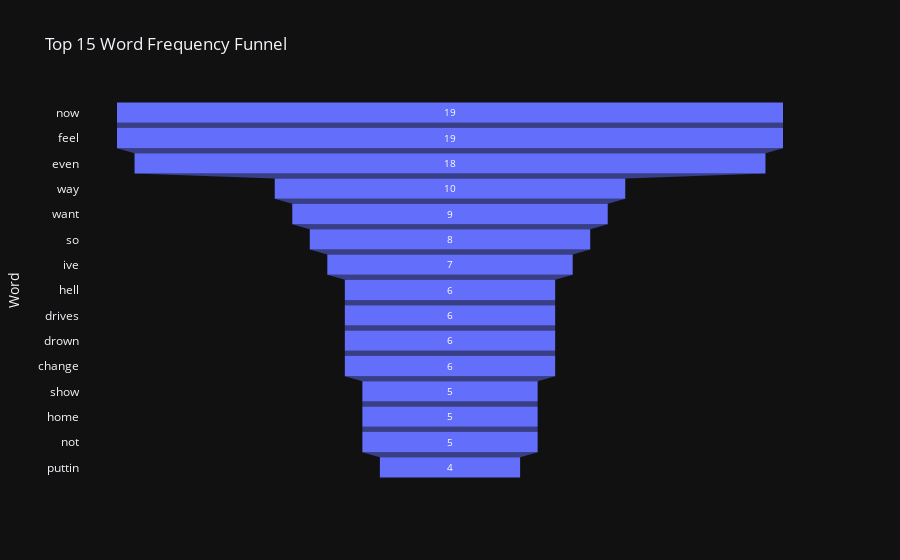

Notebook code cell kept with this figure:
### Markdown cell above
### Rawfear Funnel Chart

### Code cell
df_counts = pd.DataFrame(counts.most_common(15), columns=['Word', 'Count'])

fig = px.funnel(df_counts, x='Count', y='Word',
                title='Top 15 Word Frequency Funnel',
                color_discrete_sequence=['#636EFA'])
fig.show()

### Figure 1 — Plotly figure (JSON) as saved in the notebook; plotly's stock layout.template omitted (floating-point values rounded to 4 significant figures)
{"data": [{"hovertemplate": "Count=%{x}<br>Word=%{y}<extra></extra>", "legendgroup": "", "marker": {"color": "#636EFA"}, "name": "", "orientation": "h", "showlegend": false, "x": [19, 19, 18, 10, 9, 8, 7, 6, 6, 6, 6, 5, 5, 5, 4], "xaxis": "x", "y": ["now", "feel", "even", "way", "want", "so", "ive", "hell", "drives", "drown", "change", "show", "home", "not", "puttin"], "yaxis": "y", "type": "funnel"}], "layout": {"xaxis": {"anchor": "y", "domain": [0.0, 1.0], "title": {"text": "Count"}}, "yaxis": {"anchor": "x", "domain": [0.0, 1.0], "title": {"text": "Word"}}, "legend": {"tracegroupgap": 0}, "title": {"text": "Top 15 Word Frequency Funnel"}}}
